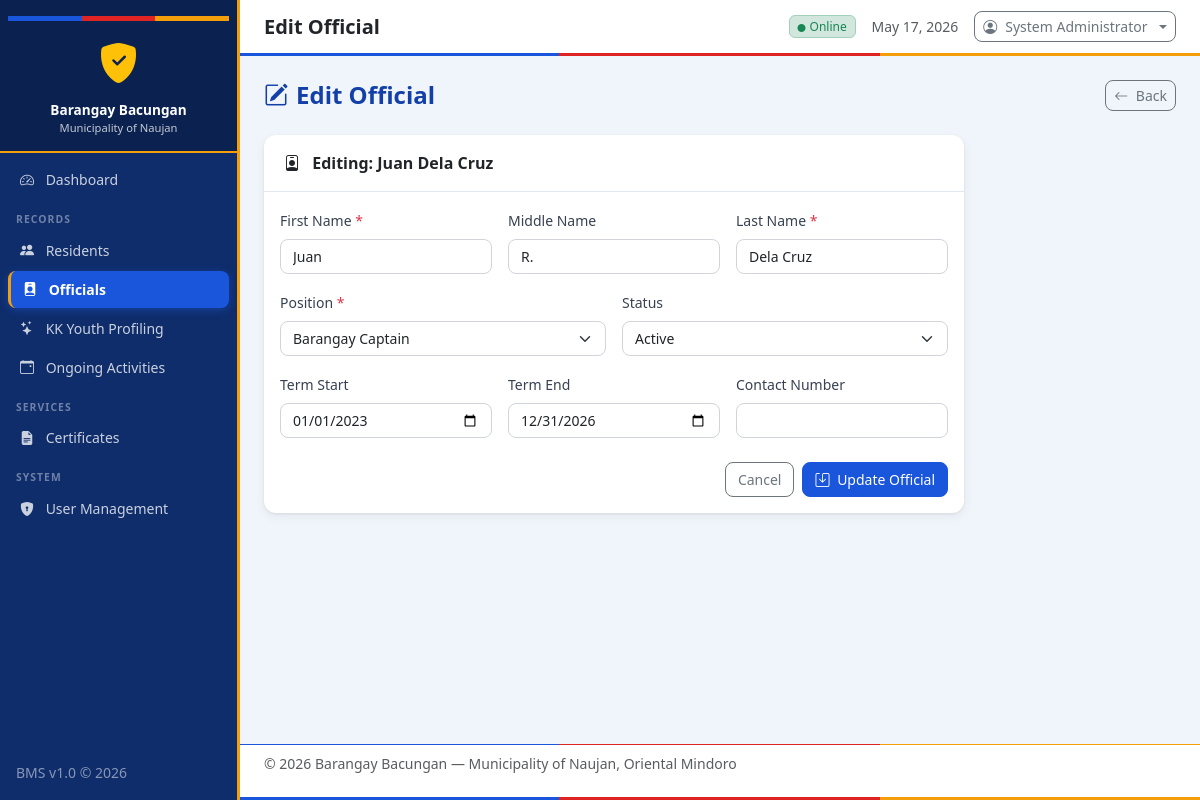
The app's page /modules/officials/edit.php?id=1 (signed in) with its own data.
### tables this page shows
CREATE TABLE users (
            id INTEGER PRIMARY KEY AUTOINCREMENT,
            username TEXT NOT NULL UNIQUE,
            password TEXT NOT NULL,
            full_name TEXT NOT NULL,
            role TEXT DEFAULT 'Staff',
            created_at TEXT DEFAULT (datetime('now','localtime'))
        );

CREATE TABLE officials (
            id INTEGER PRIMARY KEY AUTOINCREMENT,
            first_name TEXT NOT NULL,
            middle_name TEXT,
            last_name TEXT NOT NULL,
            position TEXT NOT NULL,
            term_start TEXT,
            term_end TEXT,
            contact TEXT,
            status TEXT DEFAULT 'Active',
            created_at TEXT DEFAULT (datetime('now','localtime'))
        );

### config/auth.php (called while the page is built, shortened)
<?php
function getCurrentUser(): ?array {
    $db = getDB();
    $stmt = $db->prepare("SELECT id, username, full_name, role FROM users WHERE id = ?");
    $stmt->execute([$_SESSION['user_id']]);
    return $stmt->fetch() ?: null;
}

### modules/officials/edit.php (the view, shortened to what this page needs)
<?php
$pageTitle = 'Edit Official';
$rootPath = '../../';
$db = getDB();
$id = (int)($_GET['id'] ?? 0);
$stmt = $db->prepare("SELECT * FROM officials WHERE id = ?");
$stmt->execute([$id]);
$official = $stmt->fetch();
$data = $official;
$positions = [
    'Barangay Captain',
    'Barangay Kagawad',
    'SK Chairman',
    'Barangay Secretary',
    'Barangay Treasurer',
    'Barangay Health Worker',
    'Barangay Tanod',
    'Other',
];
include __DIR__ . '/../../includes/header.php';
?>
<div class="page-header">
    <h4><i class="bi bi-pencil-square me-2"></i>Edit Official</h4>
    <a href="index.php" class="btn btn-outline-secondary btn-sm">
        <i class="bi bi-arrow-left me-1"></i> Back
    </a>
</div>
<div class="card content-card" style="max-width:700px">
    <div class="card-header">
        <i class="bi bi-person-badge me-2"></i>
        Editing: <strong><?= htmlspecialchars($official['first_name'] . ' ' . $official['last_name']) ?></strong>
    </div>
    <div class="card-body">
        <form method="POST" novalidate>
            <div class="row g-3">
                <div class="col-md-4">
                    <label class="form-label">First Name <span class="text-danger">*</span></label>
                    <input type="text" name="first_name" class="form-control" value="<?= htmlspecialchars($data['first_name']) ?>" required>
                </div>
                <div class="col-md-4">
                    <label class="form-label">Middle Name</label>
                    <input type="text" name="middle_name" class="form-control" value="<?= htmlspecialchars($data['middle_name'] ?? '') ?>">
                </div>
                <div class="col-md-4">
                    <label class="form-label">Last Name <span class="text-danger">*</span></label>
                    <input type="text" name="last_name" class="form-control" value="<?= htmlspecialchars($data['last_name']) ?>" required>
                </div>
                <div class="col-md-6">
                    <label class="form-label">Position <span class="text-danger">*</span></label>
                    <select name="position" class="form-select" required>
                        <?php foreach ($positions as $p): ?>
                        <option value="<?= $p ?>" <?= ($data['position']??'')===$p?'selected':'' ?>><?= $p ?></option>
                        <?php endforeach; ?>
                    </select>
                </div>
                <div class="col-md-6">
                    <label class="form-label">Status</label>
                    <select name="status" class="form-select">
                        <option value="Active" <?= ($data['status']??'')==='Active'?'selected':'' ?>>Active</option>
                    </select>
                </div>
                <div class="col-md-4">
                    <label class="form-label">Term Start</label>
                    <input type="date" name="term_start" class="form-control" value="<?= htmlspecialchars($data['term_start'] ?? '') ?>">
                </div>
                <div class="col-md-4">
                    <label class="form-label">Term End</label>
                    <input type="date" name="term_end" class="form-control" value="<?= htmlspecialchars($data['term_end'] ?? '') ?>">
                </div>
                <div class="col-md-4">
                    <label class="form-label">Contact Number</label>
                    <input type="text" name="contact" class="form-control" value="<?= htmlspecialchars($data['contact'] ?? '') ?>">
                </div>
                <div class="col-12 d-flex gap-2 justify-content-end pt-2">
                    <a href="index.php" class="btn btn-outline-secondary">Cancel</a>
                    <button type="submit" class="btn btn-primary">
                        <i class="bi bi-save me-1"></i> Update Official
                    </button>
                </div>
            </div>
        </form>
    </div>
</div>
<?php include __DIR__ . '/../../includes/footer.php'; ?>

### includes/header.php (shortened to what this page needs)
<?php
require_once dirname(__DIR__) . '/config/auth.php';
$currentUser = getCurrentUser();
?>
<!DOCTYPE html>
<html lang="en">
<head>
    <link rel="stylesheet" href="https://cdn.jsdelivr.net/npm/bootstrap@5.3.2/dist/css/bootstrap.min.css">
    <link rel="stylesheet" href="https://cdn.jsdelivr.net/npm/bootstrap-icons@1.11.3/font/bootstrap-icons.min.css">
    <link rel="stylesheet" href="<?= $rootPath ?? '' ?>assets/css/style.css">
</head>
<body>
<?php
function isActive(string $path): string {
    return str_contains($_SERVER['REQUEST_URI'], $path) ? 'active' : '';
}
?>
<div class="wrapper d-flex">
    <nav id="sidebar" class="sidebar d-flex flex-column flex-shrink-0 p-0">
        <div class="sidebar-header text-center py-3 px-2">
            <div class="brgy-seal mb-2">
                <i class="bi bi-shield-fill-check fs-1 text-warning"></i>
            </div>
            <div class="brgy-name fw-bold text-white lh-sm">
                <?= BARANGAY_NAME ?><br>
                <small class="fw-normal opacity-75" style="font-size:0.7rem"><?= MUNICIPALITY ?></small>
            </div>
        </div>
        <ul class="nav flex-column px-2 pb-3 mt-2">
            <?php
            $userRole = $currentUser['role'] ?? '';
            $isAdmin = $userRole === 'Admin';
            $isSK = $userRole === 'SK Official';
            $isKK = $userRole === 'Katipunan Member';
            ?>
            <?php if ($isAdmin): ?>
            <li class="nav-item">
                <a href="<?= $rootPath ?? '' ?>index.php" class="nav-link <?= isActive('index.php') && !isActive('modules') ? 'active' : '' ?>">
                    <i class="bi bi-speedometer2 me-2"></i> Dashboard
                </a>
            </li>
            <li class="nav-item mt-1">
                <span class="nav-section-label px-2">RECORDS</span>
            </li>
            <li class="nav-item">
                <a href="<?= $rootPath ?? '' ?>modules/residents/index.php" class="nav-link <?= isActive('residents') ? 'active' : '' ?>">
                    <i class="bi bi-people-fill me-2"></i> Residents
                </a>
            </li>
            <li class="nav-item">
                <a href="<?= $rootPath ?? '' ?>modules/officials/index.php" class="nav-link <?= isActive('officials') ? 'active' : '' ?>">
                    <i class="bi bi-person-badge-fill me-2"></i> Officials
                </a>
            </li>
            <?php endif; ?>
            <?php if ($isAdmin || $isSK): ?>
            <li class="nav-item">
                <a href="<?= $rootPath ?? '' ?>modules/kk_youth/index.php" class="nav-link <?= isActive('kk_youth') ? 'active' : '' ?>">
                    <i class="bi bi-stars me-2"></i> KK Youth Profiling
                </a>
            </li>
            <?php endif; ?>
            <?php if ($isAdmin || $isKK || $isSK): ?>
            <li class="nav-item">
                <a href="<?= $rootPath ?? '' ?>modules/activities/index.php" class="nav-link <?= isActive('activities') ? 'active' : '' ?>">
                    <i class="bi bi-calendar-event me-2"></i> Ongoing Activities
                </a>
            </li>
            <?php endif; ?>
            <?php if ($isAdmin): ?>
            <li class="nav-item mt-1">
                <span class="nav-section-label px-2">SERVICES</span>
            </li>
            <li class="nav-item">
                <a href="<?= $rootPath ?? '' ?>modules/certificates/index.php" class="nav-link <?= isActive('certificates') ? 'active' : '' ?>">
                    <i class="bi bi-file-earmark-text-fill me-2"></i> Certificates
                </a>
            </li>
            <li class="nav-item mt-1">
                <span class="nav-section-label px-2">SYSTEM</span>
            </li>
            <li class="nav-item">
                <a href="<?= $rootPath ?? '' ?>modules/users/index.php" class="nav-link <?= isActive('users') ? 'active' : '' ?>">
                    <i class="bi bi-shield-lock-fill me-2"></i> User Management
                </a>
            </li>
            <?php endif; ?>
        </ul>
        <div class="mt-auto px-3 pb-3">
            <small class="text-white-50">BMS v1.0 &copy; <?= date('Y') ?></small>
        </div>
    </nav>
    <div class="main-content flex-grow-1 d-flex flex-column">
        <header class="topbar d-flex align-items-center px-4 py-2">
            <h5 class="mb-0 fw-semibold text-dark"><?= htmlspecialchars($pageTitle ?? 'Dashboard') ?></h5>
            <div class="ms-auto d-flex align-items-center gap-3">
                <span class="badge bg-success-subtle text-success border border-success-subtle">
                    <i class="bi bi-circle-fill me-1" style="font-size:0.5rem"></i>Online
                </span>
                <span class="text-muted small d-none d-md-inline"><?= date('F d, Y') ?></span>
                <div class="dropdown">
                    <button class="btn btn-sm btn-outline-secondary dropdown-toggle d-flex align-items-center gap-2" type="button" data-bs-toggle="dropdown">
                        <i class="bi bi-person-circle"></i>
                        <span class="d-none d-sm-inline"><?= htmlspecialchars($currentUser['full_name'] ?? 'User') ?></span>
                    </button>
                </div>
            </div>
        </header>
        <main class="flex-grow-1 p-4">

### assets/css/style.css (style rules this page uses)
:root { --blue: #1a56db; --blue-dark: #1240a8; --blue-light: #dbeafe; --red: #e02424; --red-dark: #b91c1c; --red-light: #fee2e2; --yellow: #f59e0b; --yellow-dark: #d97706; --yellow-light: #fef3c7; --sidebar-width: 240px; --sidebar-bg: #0f2d6b; --sidebar-hover: rgba(255,255,255,0.12); --sidebar-active: var(--blue); --accent: var(--blue); --accent-dark: var(--blue-dark); --accent-light: var(--blue-light); --topbar-height: 56px; --body-bg: #f0f4fb; --card-shadow: 0 1px 3px rgba(0,0,0,0.08), 0 4px 12px rgba(0,0,0,0.05); }
* { box-sizing: border-box; }
body { font-family: 'Segoe UI', system-ui, -apple-system, sans-serif; background: var(--body-bg); color: #1e293b; min-height: 100vh; }
.wrapper { min-height: 100vh; }
.sidebar { width: var(--sidebar-width); min-height: 100vh; background: var(--sidebar-bg); position: sticky; top: 0; height: 100vh; overflow-y: auto; transition: width 0.3s ease; z-index: 100; flex-shrink: 0; border-right: 3px solid var(--yellow); }
.sidebar-header { background: rgba(0,0,0,0.25); border-bottom: 2px solid var(--yellow); padding-bottom: 1rem; }
.sidebar-header::before { content: ''; display: block; height: 5px; background: linear-gradient(to right, var(--blue) 33.3%, var(--red) 33.3% 66.6%, var(--yellow) 66.6%); margin-bottom: 0.75rem; }
.brgy-name { font-size: 0.85rem; }
.nav-section-label { font-size: 0.65rem; font-weight: 700; letter-spacing: 0.1em; color: rgba(255,255,255,0.4); text-transform: uppercase; display: block; margin-top: 0.5rem; margin-bottom: 0.25rem; }
.sidebar .nav-link { color: rgba(255,255,255,0.78); border-radius: 8px; padding: 0.5rem 0.75rem; font-size: 0.875rem; transition: all 0.2s; margin-bottom: 2px; }
.sidebar .nav-link.active { background: var(--blue); color: #fff; font-weight: 600; box-shadow: 0 2px 8px rgba(26,86,219,0.45); border-left: 3px solid var(--yellow); }
.topbar { background: #fff; border-bottom: 3px solid transparent; border-image: linear-gradient(to right, var(--blue) 33.3%, var(--red) 33.3% 66.6%, var(--yellow) 66.6%) 1; min-height: var(--topbar-height); }
.main-content { min-width: 0; background: var(--body-bg); }
.content-card { background: #fff; border-radius: 12px; border: none; box-shadow: var(--card-shadow); }
.content-card .card-header { background: transparent; border-bottom: 1px solid #e2e8f0; padding: 1rem 1.25rem; font-weight: 600; }
.badge { font-weight: 500; font-size: 0.75rem; }
.form-label { font-weight: 500; font-size: 0.875rem; color: #374151; }
.form-control, .form-select { border-radius: 8px; border-color: #d1d5db; font-size: 0.875rem; }
.btn { border-radius: 8px; font-size: 0.875rem; font-weight: 500; }
.btn-primary { background: var(--blue); border-color: var(--blue); }
.page-header { display: flex; align-items: center; justify-content: space-between; margin-bottom: 1.5rem; flex-wrap: wrap; gap: 0.75rem; }
.page-header h4 { margin: 0; font-weight: 700; color: var(--blue-dark); }

### records on screen
users: full_name "System Administrator"
officials: first_name+last_name "Juan Dela Cruz", first_name "Juan", middle_name "R.", last_name "Dela Cruz", position "Barangay Captain", status "Active", term_start "01/01/2023", term_end "12/31/2026"

### other values on screen
BARANGAY_NAME "Barangay Bacungan"
MUNICIPALITY "Municipality of Naujan"
$pageTitle "Edit Official"
PROVINCE "Oriental Mindoro"
